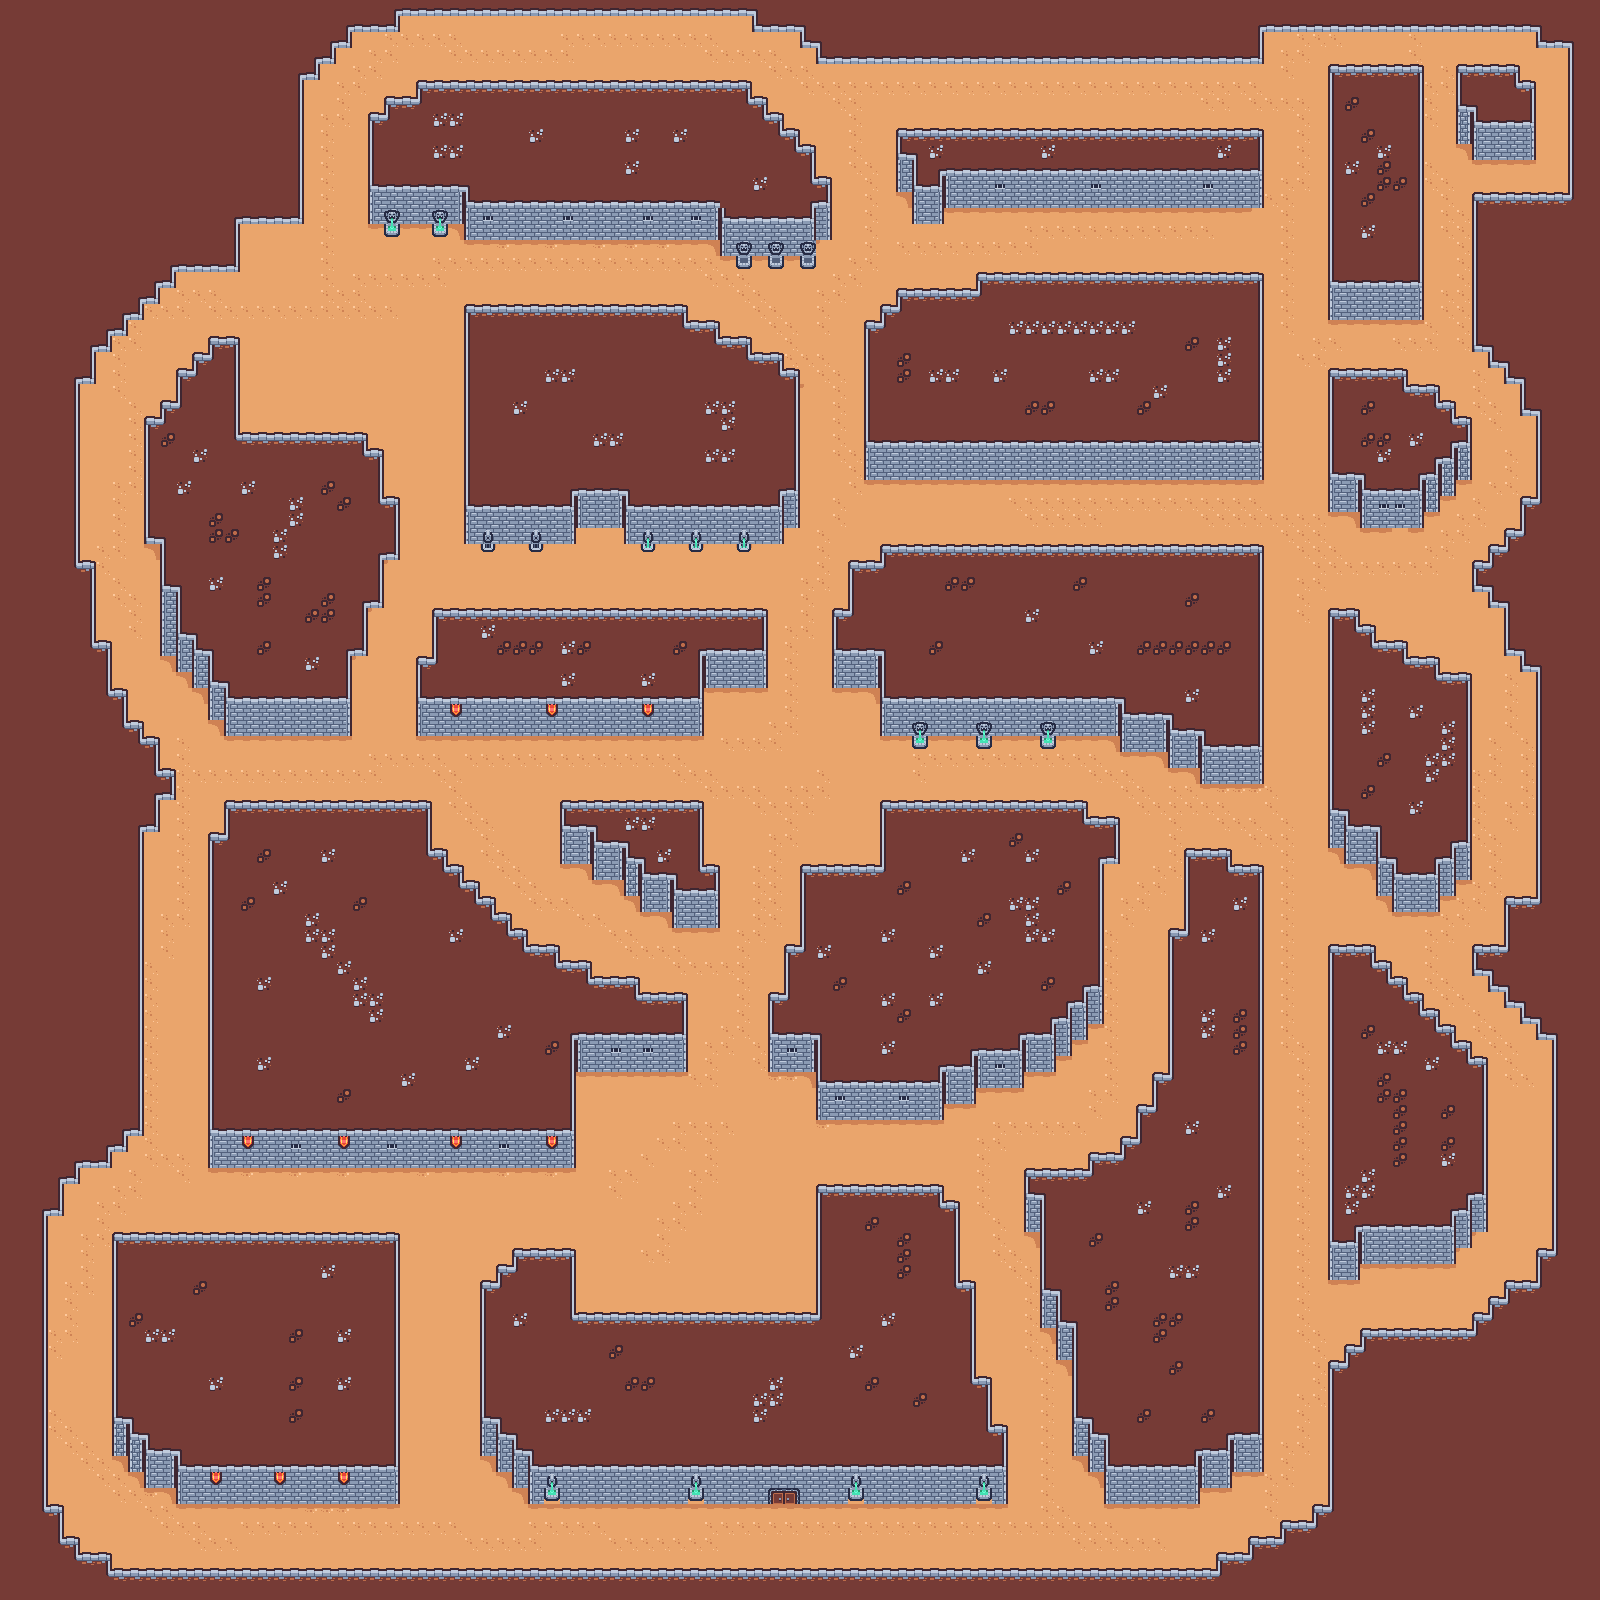

A level layout from a 2D game, rendered from its tile map. Below: a short description, then the map file with tile-grid data replaced by summaries:
An orthogonal 100x100 tile map with 16x16 px tiles, 3 tile layers (дорога, стены, дверь).

<map version="1.10" tiledversion="1.11.2" orientation="orthogonal" renderorder="right-down" width="100" height="100" tilewidth="16" tileheight="16" infinite="0" nextlayerid="5" nextobjectid="1">
 <tileset firstgid="1" source="Tiled/sampleSheet.tsx" />
 <layer id="1" name="дорога" width="100" height="100">
  <data>[10000 cells, 3770 non-empty, 8 distinct tile ids]</data>
 </layer>
 <layer id="3" name="стены" width="100" height="100">
  <data>[10000 cells, 6250 non-empty, 30 distinct tile ids]</data>
 </layer>
 <layer id="4" name="дверь" width="100" height="100">
  <data>[10000 cells, 2 non-empty, 2 distinct tile ids]</data>
 </layer>
</map>
